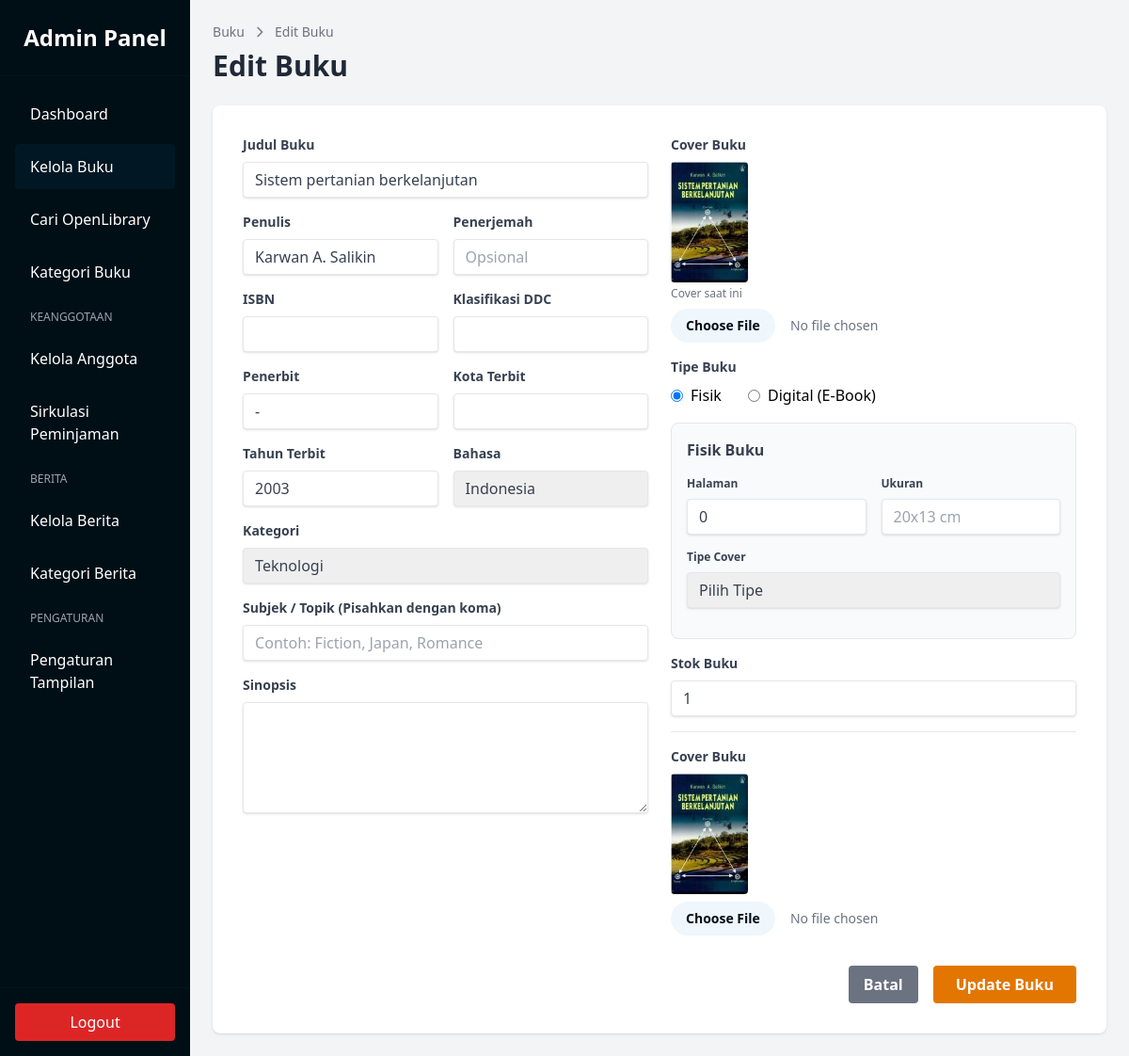
The app's page /admin/book_form.php?id=2 (signed in) with its own data.
### tables this page shows
CREATE TABLE `books` (
  `id` int(11) NOT NULL AUTO_INCREMENT,
  `title` varchar(255) NOT NULL,
  `author` varchar(255) NOT NULL,
  `translator` varchar(255) DEFAULT NULL,
  `publisher` varchar(255) DEFAULT NULL,
  `publish_location` varchar(255) DEFAULT NULL,
  `year` int(11) DEFAULT NULL,
  `isbn` varchar(64) DEFAULT NULL,
  `language` varchar(16) DEFAULT NULL,
  `pages` int(11) DEFAULT NULL,
  `dimensions` varchar(64) DEFAULT NULL,
  `cover_type` varchar(64) DEFAULT NULL,
  `ddc_code` varchar(64) DEFAULT NULL,
  `subjects` text DEFAULT NULL,
  `synopsis` text DEFAULT NULL,
  `cover_image` varchar(255) DEFAULT NULL,
  `file_path` varchar(255) DEFAULT NULL,
  `type` enum('physical','digital') DEFAULT 'physical',
  `stock` int(11) DEFAULT 0,
  `category_id` int(11) DEFAULT NULL,
  `created_at` timestamp NOT NULL DEFAULT current_timestamp(),
  PRIMARY KEY (`id`),
  KEY `fk_books_category` (`category_id`),
  CONSTRAINT `fk_books_category` FOREIGN KEY (`category_id`) REFERENCES `categories` (`id`) ON DELETE SET NULL
);

CREATE TABLE `categories` (
  `id` int(11) NOT NULL AUTO_INCREMENT,
  `name` varchar(100) NOT NULL,
  `created_at` timestamp NOT NULL DEFAULT current_timestamp(),
  PRIMARY KEY (`id`)
);

### admin/book_form.php (the view, shortened to what this page needs)
<?php
require_once 'includes/header.php';
$id = isset($_GET['id']) ? (int)$_GET['id'] : null;
$book = null;
$pre_title = isset($_GET['title']) ? $_GET['title'] : '';
$pre_author = isset($_GET['author']) ? $_GET['author'] : '';
$pre_publisher = isset($_GET['publisher']) ? $_GET['publisher'] : '';
$pre_publish_location = isset($_GET['publish_location']) ? $_GET['publish_location'] : '';
$pre_year = isset($_GET['year']) ? $_GET['year'] : date('Y');
$pre_isbn = isset($_GET['isbn']) ? $_GET['isbn'] : '';
$pre_pages = isset($_GET['pages']) ? $_GET['pages'] : '';
$pre_language = isset($_GET['language']) ? $_GET['language'] : 'id';
$pre_subjects = isset($_GET['subjects']) ? $_GET['subjects'] : '';
$pre_ddc_code = isset($_GET['ddc_code']) ? $_GET['ddc_code'] : '';
if ($id) {
    $stmt = $pdo->prepare("SELECT * FROM books WHERE id = ?");
    $stmt->execute([$id]);
    $book = $stmt->fetch();
}
$categories = $pdo->query("SELECT * FROM categories ORDER BY name")->fetchAll();
?>
<div class="mb-6">
    <div class="flex items-center text-sm text-gray-500 mb-2">
        <a href="books.php" class="hover:text-frosted_mint-700">Buku</a>
        <svg class="h-4 w-4 mx-2" fill="none" stroke="currentColor" viewBox="0 0 24 24"><path stroke-linecap="round" stroke-linejoin="round" stroke-width="2" d="M9 5l7 7-7 7"></path></svg>
        <span><?= $book ? 'Edit Buku' : 'Tambah Buku' ?></span>
    </div>
    <h1 class="text-3xl font-bold text-gray-800"><?= $book ? 'Edit Buku' : 'Tambah Buku Baru' ?></h1>
</div>
<div class="bg-white rounded-lg shadow p-8">
    <form action="book_action.php" method="POST" enctype="multipart/form-data">
        <div class="grid grid-cols-1 md:grid-cols-2 gap-6">
            <div class="space-y-4">
                <div>
                    <label class="block text-gray-700 text-sm font-bold mb-2">Judul Buku</label>
                    <input type="text" name="title" value="<?= $book ? htmlspecialchars($book['title']) : htmlspecialchars($pre_title) ?>" class="shadow appearance-none border rounded w-full py-2 px-3 text-gray-700 leading-tight focus:outline-none focus:shadow-outline" required>
                </div>
                <div class="grid grid-cols-2 gap-4">
                    <div>
                        <label class="block text-gray-700 text-sm font-bold mb-2">Penulis</label>
                        <input type="text" name="author" value="<?= $book ? htmlspecialchars($book['author']) : htmlspecialchars($pre_author) ?>" class="shadow appearance-none border rounded w-full py-2 px-3 text-gray-700 leading-tight focus:outline-none focus:shadow-outline" required>
                    </div>
                    <div>
                        <label class="block text-gray-700 text-sm font-bold mb-2">Penerjemah</label>
                        <input type="text" name="translator" value="<?= $book ? htmlspecialchars($book['translator']) : '' ?>" class="shadow appearance-none border rounded w-full py-2 px-3 text-gray-700 leading-tight focus:outline-none focus:shadow-outline" placeholder="Opsional">
                    </div>
                </div>
                <div class="grid grid-cols-2 gap-4">
                    <div>
                        <label class="block text-gray-700 text-sm font-bold mb-2">ISBN</label>
                        <input type="text" name="isbn" value="<?= $book ? htmlspecialchars($book['isbn']) : htmlspecialchars($pre_isbn) ?>" class="shadow appearance-none border rounded w-full py-2 px-3 text-gray-700 leading-tight focus:outline-none focus:shadow-outline">
                    </div>
                    <div>
                        <label class="block text-gray-700 text-sm font-bold mb-2">Klasifikasi DDC</label>
                        <input type="text" name="ddc_code" value="<?= $book ? htmlspecialchars($book['ddc_code']) : htmlspecialchars($pre_ddc_code) ?>" class="shadow appearance-none border rounded w-full py-2 px-3 text-gray-700 leading-tight focus:outline-none focus:shadow-outline">
                    </div>
                </div>
                <div class="grid grid-cols-2 gap-4">
                    <div>
                        <label class="block text-gray-700 text-sm font-bold mb-2">Penerbit</label>
                        <input type="text" name="publisher" list="publisher_list" value="<?= $book ? htmlspecialchars($book['publisher']) : htmlspecialchars($pre_publisher) ?>" class="shadow appearance-none border rounded w-full py-2 px-3 text-gray-700 leading-tight focus:outline-none focus:shadow-outline" autocomplete="off" placeholder="Pilih atau ketik...">
                    </div>
                    <div>
                        <label class="block text-gray-700 text-sm font-bold mb-2">Kota Terbit</label>
                        <input type="text" name="publish_location" value="<?= $book ? htmlspecialchars($book['publish_location']) : htmlspecialchars($pre_publish_location) ?>" class="shadow appearance-none border rounded w-full py-2 px-3 text-gray-700 leading-tight focus:outline-none focus:shadow-outline">
                    </div>
                </div>
                <div class="grid grid-cols-2 gap-4">
                    <div>
                        <label class="block text-gray-700 text-sm font-bold mb-2">Tahun Terbit</label>
                        <input type="number" name="year" value="<?= $book ? htmlspecialchars($book['year']) : htmlspecialchars($pre_year) ?>" class="shadow appearance-none border rounded w-full py-2 px-3 text-gray-700 leading-tight focus:outline-none focus:shadow-outline">
                    </div>
                    <div>
                        <label class="block text-gray-700 text-sm font-bold mb-2">Bahasa</label>
                        <select name="language" class="shadow appearance-none border rounded w-full py-2 px-3 text-gray-700 leading-tight focus:outline-none focus:shadow-outline">
                            <option value="id" <?= ($book && $book['language'] == 'id') || (!$book && $pre_language == 'id') ? 'selected' : '' ?>>Indonesia</option>
                        </select>
                    </div>
                </div>
                <div>
                    <label class="block text-gray-700 text-sm font-bold mb-2">Kategori</label>
                    <select name="category_id" class="shadow appearance-none border rounded w-full py-2 px-3 text-gray-700 leading-tight focus:outline-none focus:shadow-outline" required>
                        <?php foreach ($categories as $cat): ?>
                            <option value="<?= $cat['id'] ?>" <?= ($book && $book['category_id'] == $cat['id']) ? 'selected' : '' ?>><?= htmlspecialchars($cat['name']) ?></option>
                        <?php endforeach; ?>
                    </select>
                </div>
                <div>
                    <label class="block text-gray-700 text-sm font-bold mb-2">Subjek / Topik (Pisahkan dengan koma)</label>
                    <input type="text" name="subjects" value="<?= $book ? htmlspecialchars($book['subjects']) : htmlspecialchars($pre_subjects) ?>" class="shadow appearance-none border rounded w-full py-2 px-3 text-gray-700 leading-tight focus:outline-none focus:shadow-outline" placeholder="Contoh: Fiction, Japan, Romance">
                </div>
                <div>
                    <label class="block text-gray-700 text-sm font-bold mb-2">Sinopsis</label>
                    <textarea name="synopsis" rows="5" class="shadow appearance-none border rounded w-full py-2 px-3 text-gray-700 leading-tight focus:outline-none focus:shadow-outline"><?= $book ? htmlspecialchars($book['synopsis']) : '' ?></textarea>
                </div>
            </div>
            <div class="space-y-4" x-data="{ type: '<?= $book ? $book['type'] : 'physical' ?>' }">
                <div>
                    <label class="block text-gray-700 text-sm font-bold mb-2">Cover Buku</label>
                    <?php if ($book && $book['cover_image']): ?>
                        <div class="mb-2">
                            <img src="../uploads/covers/<?= htmlspecialchars($book['cover_image']) ?>" class="h-32 object-cover rounded shadow">
                            <p class="text-xs text-gray-500 mt-1">Cover saat ini</p>
                        </div>
                    <?php endif; ?>
                    <input type="file" name="cover_image" accept="image/*" class="block w-full text-sm text-gray-500 file:mr-4 file:py-2 file:px-4 file:rounded-full file:border-0 file:text-sm file:font-semibold file:bg-icy_blue-100 file:text-mauve-900 hover:file:bg-icy_blue-200">
                </div>
                <div>
                    <label class="block text-gray-700 text-sm font-bold mb-2">Tipe Buku</label>
                    <div class="mt-2">
                        <label class="inline-flex items-center">
                            <input type="radio" class="form-radio" name="type" value="physical" x-model="type">
                            <span class="ml-2">Fisik</span>
                        </label>
                        <label class="inline-flex items-center ml-6">
                            <input type="radio" class="form-radio" name="type" value="digital" x-model="type">
                            <span class="ml-2">Digital (E-Book)</span>
                        </label>
                    </div>
                </div>
                <div class="bg-gray-50 p-4 rounded-lg border">
                    <h3 class="font-bold text-gray-700 mb-4">Fisik Buku</h3>
                    <div class="grid grid-cols-2 gap-4 mb-4">
                        <div>
                            <label class="block text-gray-700 text-xs font-bold mb-2">Halaman</label>
                            <input type="number" name="pages" value="<?= $book ? htmlspecialchars($book['pages']) : htmlspecialchars($pre_pages) ?>" class="shadow appearance-none border rounded w-full py-2 px-3 text-gray-700 leading-tight focus:outline-none focus:shadow-outline">
                        </div>
                        <div>
                            <label class="block text-gray-700 text-xs font-bold mb-2">Ukuran</label>
                            <input type="text" name="dimensions" value="<?= $book ? htmlspecialchars($book['dimensions']) : '' ?>" class="shadow appearance-none border rounded w-full py-2 px-3 text-gray-700 leading-tight focus:outline-none focus:shadow-outline" placeholder="20x13 cm">
                        </div>
                    </div>
                    <div class="mb-4">
                        <label class="block text-gray-700 text-xs font-bold mb-2">Tipe Cover</label>
                        <select name="cover_type" class="shadow appearance-none border rounded w-full py-2 px-3 text-gray-700 leading-tight focus:outline-none focus:shadow-outline">
                            <option value="">Pilih Tipe</option>
                        </select>
                    </div>
                </div>
                <div x-show="type === 'physical'">
                    <label class="block text-gray-700 text-sm font-bold mb-2">Stok Buku</label>
                    <input type="number" name="stock" value="<?= $book ? htmlspecialchars($book['stock']) : '1' ?>" class="shadow appearance-none border rounded w-full py-2 px-3 text-gray-700 leading-tight focus:outline-none focus:shadow-outline" min="0">
                </div>
                <div class="border-t pt-4">
                    <label class="block text-gray-700 text-sm font-bold mb-2">Cover Buku</label>
                    <?php if ($book && $book['cover_image']): ?>
                        <div class="mb-2">
                            <img src="../uploads/covers/<?= htmlspecialchars($book['cover_image']) ?>" class="h-32 object-cover rounded">
                        </div>
                    <?php endif; ?>
                    <input type="file" name="cover_image" accept="image/*" class="block w-full text-sm text-gray-500 file:mr-4 file:py-2 file:px-4 file:rounded-full file:border-0 file:text-sm file:font-semibold file:bg-icy_blue-100 file:text-mauve-900 hover:file:bg-icy_blue-200">
                </div>
            </div>
        </div>
        <div class="flex items-center justify-end mt-8">
            <a href="books.php" class="bg-gray-500 hover:bg-gray-600 text-white font-bold py-2 px-4 rounded mr-4 transition">Batal</a>
            <button type="submit" class="bg-baby_pink-600 hover:bg-baby_pink-700 text-white font-bold py-2 px-6 rounded transition">
                <?= $book ? 'Update Buku' : 'Simpan Buku' ?>
            </button>
        </div>
    </form>
</div>
<?php require_once 'includes/footer.php'; ?>

### records on screen
books: title "Sistem pertanian berkelanjutan", author "Karwan A. Salikin", publisher "-", year "2003", language "Indonesia", category_id "Teknologi", cover_image (picture), pages "0", stock "1"
